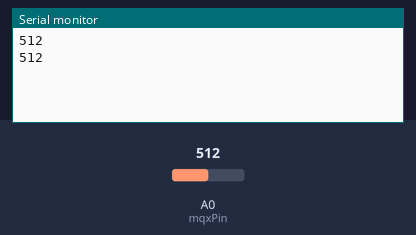
The sketch below on a simulated Arduino Uno, built with avr-gcc and run on an emulated ATmega328P. Shown: the last lines printed to the serial monitor. The inputs (shaded band) are chosen by the test bench; at power-on: A0 (mqxPin) = 512.

Above: at 1.8 s.
1.9 s: A0 (mqxPin) set to 716
At 2.3 s:
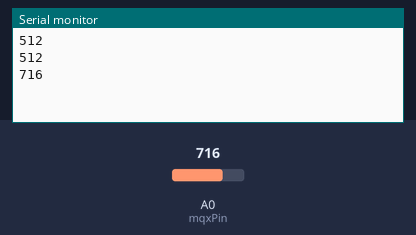
3.4 s: A0 (mqxPin) set to 900
At 4.8 s:
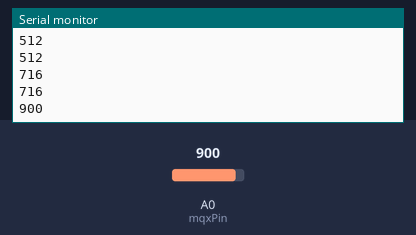
Timing chart, 0 to 6.4 s (numbered marks = the images above; inputs shaded):
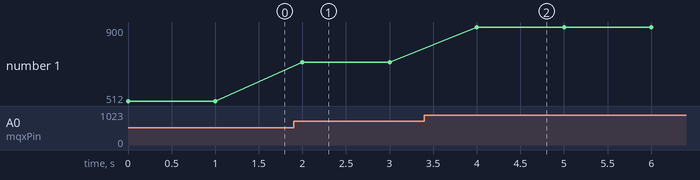

Measured:
- after the input at 1.9 s, the serial monitor: prints a new line after 0.10 s (image 1)
- after the input at 3.4 s, the serial monitor: prints a new line after 0.60 s (image 2)
- plotted number 1: 512 → 716 after the input at 1.9 s, 716 → 900 after the input at 3.4 s

The sketch:

test_CO2.ino.ino
```cpp
/*
  Programme de test des détecteurs de gaz de la série MQx
  Plus d'info sur http://www.projetsdiy.fr
*/

const int mqxPin = A0;  // La sortie analogique du détecteur MQx est reliée au Pin analogique A0 de l'Arduino

void setup()
{
    Serial.begin(9600); // Initialise le port série à 9600 bps //
}

void loop()
{
    Serial.println(analogRead(mqxPin));
    delay(1000);        // Imprime une mesure chaque seconde
}
```
